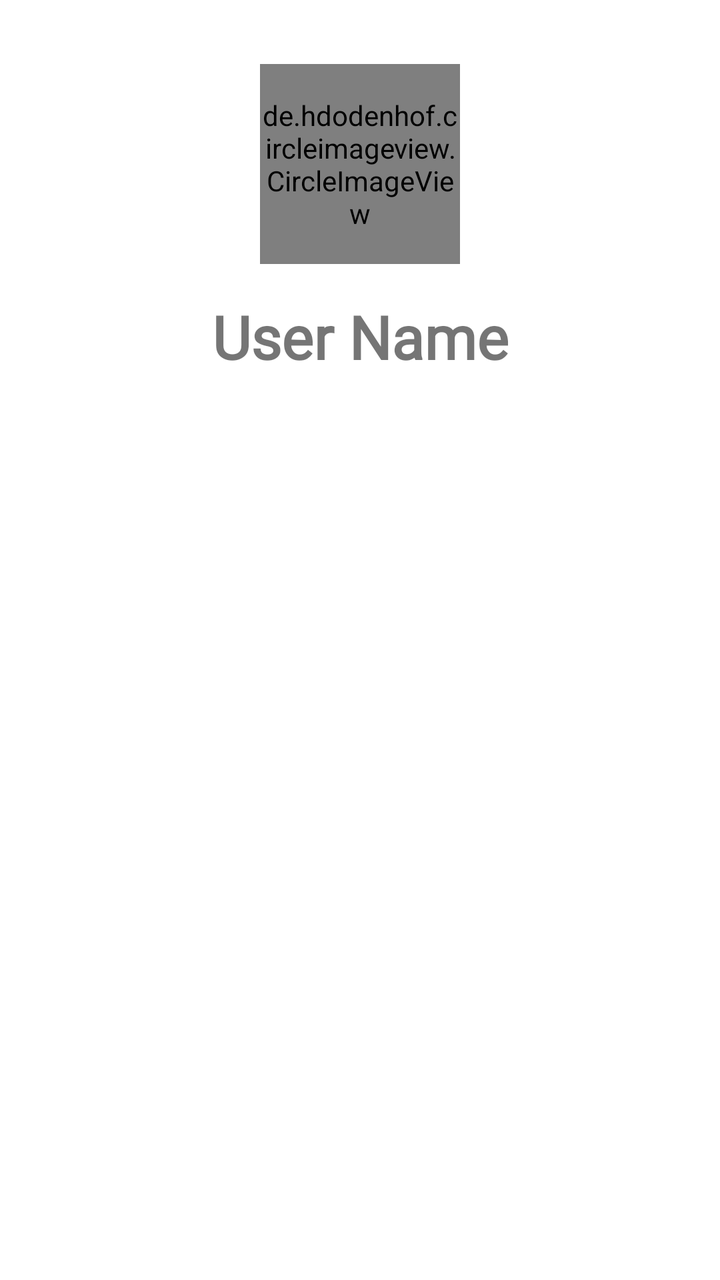
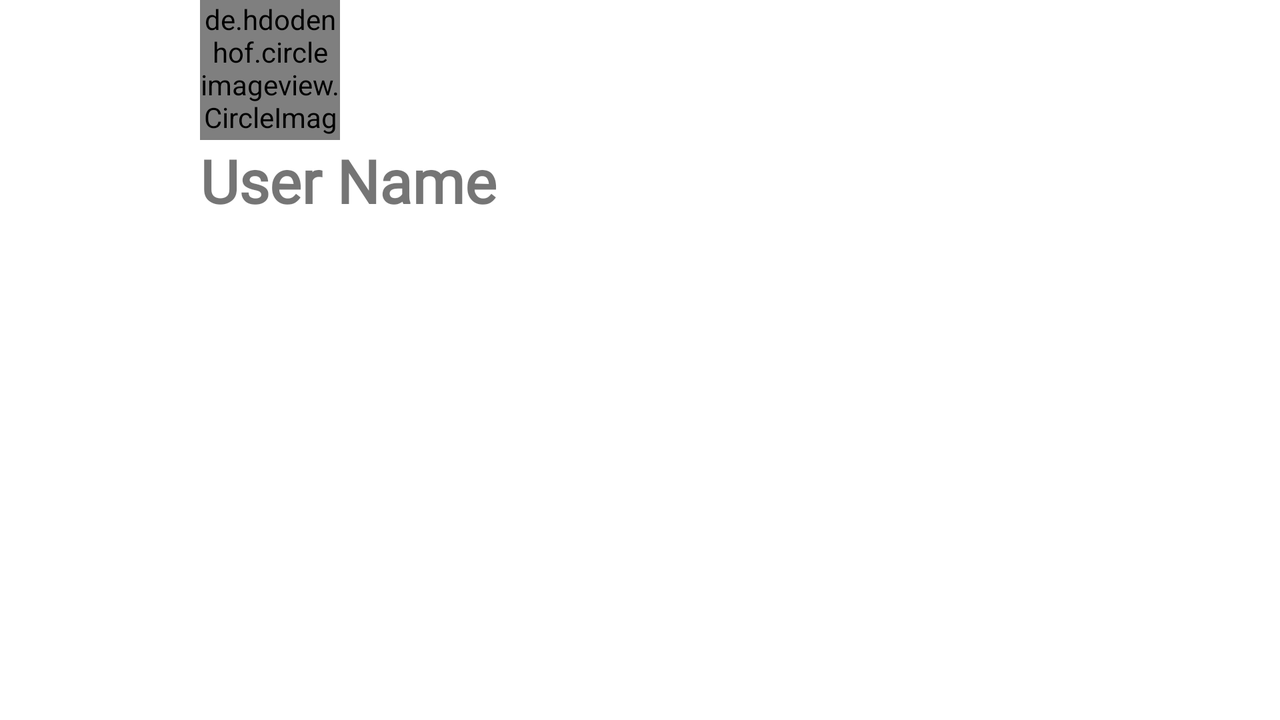

Compare how this app lays out the same screen by default and in its alternative resource folder. The renders come first, then the two layout files and the values they reference.
<!-- AndroidManifest.xml: application theme Theme.AddaBazi -->
<!-- res/layout/activity_user_profile.xml -->
<?xml version="1.0" encoding="utf-8"?>
<androidx.constraintlayout.widget.ConstraintLayout xmlns:android="http://schemas.android.com/apk/res/android"
    xmlns:app="http://schemas.android.com/apk/res-auto"
    xmlns:tools="http://schemas.android.com/tools"
    android:layout_width="match_parent"
    android:layout_height="match_parent"
    tools:context=".profile.UserProfileActivity">

    <de.hdodenhof.circleimageview.CircleImageView
        android:id="@+id/iv_ProfilePicture_UserProfileActivity"
        android:layout_width="100dp"
        android:layout_height="100dp"
        android:layout_marginTop="32dp"
        android:onClick="profilePictureBtnPressed"
        android:src="@drawable/default_profile_picture"
        app:layout_constraintEnd_toEndOf="parent"
        app:layout_constraintStart_toStartOf="parent"
        app:layout_constraintTop_toTopOf="parent" />

    <TextView
        android:id="@+id/tv_userName_userProfileInfo"
        android:layout_width="0dp"
        android:layout_height="wrap_content"
        android:layout_marginTop="16dp"
        android:fontFamily="@font/nerko_one_regular"
        android:gravity="center"
        android:textSize="30sp"
        android:textStyle="bold"
        app:layout_constraintEnd_toEndOf="parent"
        app:layout_constraintStart_toStartOf="parent"
        app:layout_constraintTop_toBottomOf="@+id/iv_ProfilePicture_UserProfileActivity"
        tools:text="@string/userName" />

    <com.google.android.material.tabs.TabLayout
        android:id="@+id/tl_userProfilrActivity"
        android:layout_width="match_parent"
        android:layout_height="0dp"
        app:layout_constraintEnd_toEndOf="parent"
        app:layout_constraintHorizontal_weight="3"
        app:layout_constraintStart_toStartOf="parent"
        app:layout_constraintTop_toBottomOf="@+id/tv_userName_userProfileInfo" />

    <androidx.viewpager.widget.ViewPager
        android:id="@+id/vp_userProfileActivity"
        android:layout_width="0dp"
        android:layout_height="0dp"
        app:layout_constraintBottom_toBottomOf="parent"
        app:layout_constraintEnd_toEndOf="parent"
        app:layout_constraintStart_toStartOf="parent"
        app:layout_constraintTop_toBottomOf="@+id/tl_userProfilrActivity" />


    <LinearLayout
        android:id="@+id/ll_logOutAndEditBtn"
        android:layout_width="0dp"
        android:layout_height="wrap_content"
        android:layout_marginLeft="16dp"
        android:orientation="horizontal"
        android:visibility="gone"
        android:weightSum="2"
        app:layout_constraintBottom_toBottomOf="parent"
        app:layout_constraintEnd_toEndOf="parent"
        app:layout_constraintStart_toStartOf="parent"
        tools:visibility="gone">

        <Button
            android:id="@+id/btn_editProfile_userProfileActivity"
            style="@style/Widget.MaterialComponents.Button.OutlinedButton"
            android:layout_width="0dp"
            android:layout_height="wrap_content"
            android:layout_margin="8dp"
            android:layout_marginStart="8dp"
            android:layout_marginEnd="8dp"
            android:layout_marginBottom="32dp"
            android:layout_weight="1"
            android:backgroundTint="@color/teal"
            android:onClick="editProfileBtnPressed"
            android:paddingLeft="32dp"
            android:paddingTop="8dp"
            android:paddingRight="32dp"
            android:paddingBottom="8dp"
            android:text="@string/edit"
            android:textColor="#FFFFFF"
            android:textStyle="bold"
            android:visibility="visible"
            app:cornerRadius="16dp"
            tools:visibility="visible" />

        <Button
            android:id="@+id/btnLogout_profileActivity_ID"
            style="@style/Widget.MaterialComponents.Button.OutlinedButton"
            android:layout_width="0dp"
            android:layout_height="wrap_content"
            android:layout_margin="8dp"
            android:layout_marginStart="8dp"
            android:layout_marginEnd="8dp"
            android:layout_marginBottom="32dp"
            android:layout_weight="1"
            android:backgroundTint="@color/red"
            android:onClick="btnLogoutClicked"
            android:paddingLeft="32dp"
            android:paddingTop="8dp"
            android:paddingRight="32dp"
            android:paddingBottom="8dp"
            android:text="@string/name_btn_logout"
            android:textColor="#FFFFFF"
            android:textStyle="bold"
            android:visibility="visible"
            app:cornerRadius="16dp"
            tools:visibility="visible" />
    </LinearLayout>

    <LinearLayout
        android:id="@+id/ll_sendFriendReq_userProfileActivity"
        android:layout_width="match_parent"
        android:layout_height="0dp"
        android:orientation="horizontal"
        android:visibility="gone"
        app:layout_constraintBottom_toBottomOf="parent"
        app:layout_constraintEnd_toEndOf="parent"
        app:layout_constraintStart_toStartOf="parent"
        tools:visibility="gone">

        <Button
            android:id="@+id/btn_sendFriendReq_userProfileActivity"
            android:layout_width="wrap_content"
            android:layout_height="wrap_content"
            android:layout_marginLeft="32dp"
            android:layout_marginRight="32dp"
            android:layout_weight="1"
            android:text="@string/sendFriendRequest"
            app:cornerRadius="16dp" />
    </LinearLayout>

    <LinearLayout
        android:id="@+id/ll_acceptFriendReq_userProfileActivity"
        android:layout_width="match_parent"
        android:layout_height="0dp"
        android:layout_marginLeft="32dp"
        android:layout_marginRight="32dp"
        android:orientation="horizontal"
        android:visibility="gone"
        app:layout_constraintBottom_toBottomOf="parent"
        app:layout_constraintEnd_toEndOf="parent"
        app:layout_constraintStart_toStartOf="parent"
        tools:visibility="gone">

        <Button
            android:id="@+id/btn_acceptFriend_userProfileActivity"
            style="@style/Widget.MaterialComponents.Button.OutlinedButton"
            android:layout_width="wrap_content"
            android:layout_height="wrap_content"
            android:layout_marginRight="16dp"
            android:layout_weight="1"
            android:backgroundTint="@color/green"
            android:text="@string/accept"
            android:textColor="#FFFFFF"
            android:textStyle="bold"
            app:cornerRadius="16dp" />

        <Button
            android:id="@+id/btn_rejectFriend_userProfileActivity"
            style="@style/Widget.MaterialComponents.Button.OutlinedButton"
            android:layout_width="wrap_content"
            android:layout_height="wrap_content"
            android:layout_weight="1"
            android:backgroundTint="@color/red"
            android:text="@string/reject"
            android:textColor="#FFFFFF"
            android:textStyle="bold"
            app:cornerRadius="16dp" />
    </LinearLayout>

    <LinearLayout
        android:id="@+id/ll_cancelFriendReq_userProfileActivity"
        android:layout_width="match_parent"
        android:layout_height="0dp"
        android:gravity="center"
        android:orientation="horizontal"
        android:visibility="gone"
        app:layout_constraintBottom_toBottomOf="parent"
        app:layout_constraintEnd_toEndOf="parent"
        app:layout_constraintStart_toStartOf="parent"
        tools:visibility="gone">

        <Button
            android:id="@+id/btn_cancelFriendRequest_userProfileActivity"
            android:layout_width="wrap_content"
            android:layout_height="wrap_content"
            android:backgroundTint="@color/red"
            android:text="@string/cancelFriendRequest"
            android:textStyle="bold"
            android:visibility="visible"
            app:cornerRadius="16dp"
            app:strokeColor="@color/black"
            app:strokeWidth="2dp" />
    </LinearLayout>

    <LinearLayout
        android:id="@+id/ll_unfriend_userProfileActivity"
        android:layout_width="match_parent"
        android:layout_height="0dp"
        android:layout_marginLeft="32dp"
        android:layout_marginRight="32dp"
        android:orientation="horizontal"
        android:visibility="gone"
        app:layout_constraintBottom_toBottomOf="parent"
        app:layout_constraintEnd_toEndOf="parent"
        app:layout_constraintStart_toStartOf="parent"
        tools:visibility="gone">

        <Button
            android:id="@+id/btn_unfriend_userProfileActivity"
            android:layout_width="0dp"
            android:layout_height="wrap_content"
            android:layout_marginRight="16dp"
            android:layout_weight="1"
            android:backgroundTint="@color/red"
            android:text="@string/unfriend"
            android:textStyle="bold"
            app:cornerRadius="16dp" />

        <Button
            android:id="@+id/btn_sendMessage_userProfileActivity"
            android:layout_width="0dp"
            android:layout_height="wrap_content"
            android:layout_marginLeft="16dp"
            android:layout_weight="1"
            android:backgroundTint="@color/yellow"
            android:text="@string/sendMessage"
            android:textColor="@color/black"
            android:textStyle="bold"
            app:cornerRadius="16dp" />
    </LinearLayout>


</androidx.constraintlayout.widget.ConstraintLayout>
<!-- resources referenced by this layout -->
<resources>
  <color name="black">#FF000000</color>
  <color name="green">#008000</color>
  <color name="red">#FF0000</color>
  <color name="teal">#008080</color>
  <color name="yellow">#FFFF00</color>
  <string name="accept">Accept</string>
  <string name="cancelFriendRequest">Cancel Friend Request</string>
  <string name="edit">Edit</string>
  <string name="name_btn_logout">Logout</string>
  <string name="reject">Reject</string>
  <string name="sendFriendRequest">Send Friend Request</string>
  <string name="sendMessage">send Message</string>
  <string name="unfriend">Unfriend</string>
  <string name="userName">User Name</string>
  <style name="Theme.AddaBazi" parent="Theme.MaterialComponents.DayNight.DarkActionBar">
          
          <item name="colorPrimary">@color/purple_500</item>
          <item name="colorPrimaryVariant">@color/purple_700</item>
          <item name="colorOnPrimary">@color/white</item>
          
          <item name="colorSecondary">@color/teal_200</item>
          <item name="colorSecondaryVariant">@color/teal_700</item>
          <item name="colorOnSecondary">@color/black</item>
          
          <item name="android:statusBarColor" tools:targetApi="l">?attr/colorPrimaryVariant</item>
          
      </style>
  <color name="purple_500">#FF6200EE</color>
  <color name="purple_700">#FF3700B3</color>
  <color name="white">#FFFFFFFF</color>
  <color name="teal_200">#FF03DAC5</color>
  <color name="teal_700">#FF018786</color>
</resources>
<!-- res/layout-land/activity_user_profile.xml (the repository's variant of the layout above) -->
<!-- drawn on the phone turned sideways -->
<?xml version="1.0" encoding="utf-8"?>
<androidx.constraintlayout.widget.ConstraintLayout xmlns:android="http://schemas.android.com/apk/res/android"
    xmlns:app="http://schemas.android.com/apk/res-auto"
    xmlns:tools="http://schemas.android.com/tools"
    android:layout_width="match_parent"
    android:layout_height="match_parent"
    tools:context=".profile.UserProfileActivity">

    <de.hdodenhof.circleimageview.CircleImageView
        android:id="@+id/iv_ProfilePicture_UserProfileActivity"
        android:layout_width="70dp"
        android:layout_height="70dp"
        android:layout_marginLeft="100dp"
        android:onClick="profilePictureBtnPressed"
        android:src="@drawable/default_profile_picture"
        app:layout_constraintStart_toStartOf="parent"
        app:layout_constraintTop_toTopOf="parent" />

    <TextView
        android:id="@+id/tv_userName_userProfileInfo"
        android:layout_width="0dp"
        android:layout_height="wrap_content"
        android:layout_marginLeft="100dp"
        android:fontFamily="@font/nerko_one_regular"
        android:gravity="center"
        android:textSize="30sp"
        android:textStyle="bold"
        app:layout_constraintStart_toStartOf="parent"
        app:layout_constraintTop_toBottomOf="@+id/iv_ProfilePicture_UserProfileActivity"
        tools:text="@string/userName" />

    <com.google.android.material.tabs.TabLayout
        android:id="@+id/tl_userProfilrActivity"
        android:layout_width="match_parent"
        android:layout_height="0dp"
        app:layout_constraintEnd_toEndOf="parent"
        app:layout_constraintHorizontal_weight="3"
        app:layout_constraintStart_toStartOf="parent"
        app:layout_constraintTop_toBottomOf="@+id/tv_userName_userProfileInfo" />

    

    <androidx.viewpager.widget.ViewPager
        android:id="@+id/vp_userProfileActivity"
        android:layout_width="0dp"
        android:layout_height="0dp"
        app:layout_constraintBottom_toBottomOf="parent"
        app:layout_constraintEnd_toEndOf="parent"
        app:layout_constraintStart_toStartOf="parent"
        app:layout_constraintTop_toBottomOf="@+id/tl_userProfilrActivity" />


    <LinearLayout
        android:id="@+id/ll_logOutAndEditBtn"
        android:layout_width="0dp"
        android:layout_height="wrap_content"
        android:gravity="center"
        android:orientation="horizontal"
        android:visibility="gone"
        android:weightSum="2"
        app:layout_constraintBottom_toTopOf="@+id/tl_userProfilrActivity"
        app:layout_constraintEnd_toEndOf="parent"
        app:layout_constraintStart_toEndOf="@+id/iv_ProfilePicture_UserProfileActivity"
        app:layout_constraintTop_toTopOf="parent"
        tools:visibility="gone">

        <Button
            android:id="@+id/btn_editProfile_userProfileActivity"
            style="@style/Widget.MaterialComponents.Button.OutlinedButton"
            android:layout_width="0dp"
            android:layout_height="wrap_content"
            android:layout_margin="8dp"
            android:layout_marginStart="8dp"
            android:layout_marginEnd="8dp"
            android:layout_marginBottom="32dp"
            android:layout_weight="1"
            android:backgroundTint="@color/teal"
            android:onClick="editProfileBtnPressed"
            android:paddingLeft="32dp"
            android:paddingTop="8dp"
            android:paddingRight="32dp"
            android:paddingBottom="8dp"
            android:text="@string/edit"
            android:textColor="#FFFFFF"
            android:textStyle="bold"
            android:visibility="visible"
            app:cornerRadius="16dp"
            tools:visibility="visible" />

        <Button
            android:id="@+id/btnLogout_profileActivity_ID"
            style="@style/Widget.MaterialComponents.Button.OutlinedButton"
            android:layout_width="0dp"
            android:layout_height="wrap_content"
            android:layout_margin="8dp"
            android:layout_marginStart="8dp"
            android:layout_marginEnd="8dp"
            android:layout_marginBottom="32dp"
            android:layout_weight="1"
            android:backgroundTint="@color/red"
            android:onClick="btnLogoutClicked"
            android:paddingLeft="32dp"
            android:paddingTop="8dp"
            android:paddingRight="32dp"
            android:paddingBottom="8dp"
            android:text="@string/name_btn_logout"
            android:textColor="#FFFFFF"
            android:textStyle="bold"
            android:visibility="visible"
            app:cornerRadius="16dp"
            tools:visibility="visible" />
    </LinearLayout>

    <LinearLayout
        android:id="@+id/ll_sendFriendReq_userProfileActivity"
        android:layout_width="match_parent"
        android:layout_height="0dp"
        android:layout_marginStart="200dp"
        android:gravity="center"
        android:orientation="horizontal"
        android:visibility="gone"
        app:layout_constraintBottom_toTopOf="@+id/tl_userProfilrActivity"
        app:layout_constraintEnd_toEndOf="parent"
        app:layout_constraintStart_toStartOf="parent"
        app:layout_constraintTop_toTopOf="parent"
        tools:visibility="gone">

        <Button
            android:id="@+id/btn_sendFriendReq_userProfileActivity"
            android:layout_width="wrap_content"
            android:layout_height="wrap_content"
            android:layout_marginLeft="32dp"
            android:layout_marginRight="32dp"
            android:layout_weight="1"
            android:text="@string/sendFriendRequest"
            app:cornerRadius="16dp" />
    </LinearLayout>

    <LinearLayout
        android:id="@+id/ll_acceptFriendReq_userProfileActivity"
        android:layout_width="0dp"
        android:layout_height="0dp"
        android:layout_marginRight="32dp"
        android:gravity="center"
        android:orientation="horizontal"
        android:visibility="gone"
        app:layout_constraintBottom_toTopOf="@+id/tl_userProfilrActivity"
        app:layout_constraintEnd_toEndOf="parent"
        app:layout_constraintStart_toEndOf="@+id/iv_ProfilePicture_UserProfileActivity"
        app:layout_constraintTop_toTopOf="parent"
        tools:visibility="gone">

        <Button
            android:id="@+id/btn_acceptFriend_userProfileActivity"
            style="@style/Widget.MaterialComponents.Button.OutlinedButton"
            android:layout_width="wrap_content"
            android:layout_height="wrap_content"
            android:layout_marginRight="16dp"
            android:layout_weight="1"
            android:backgroundTint="@color/green"
            android:text="@string/accept"
            android:textColor="#FFFFFF"
            android:textStyle="bold"
            app:cornerRadius="16dp" />

        <Button
            android:id="@+id/btn_rejectFriend_userProfileActivity"
            style="@style/Widget.MaterialComponents.Button.OutlinedButton"
            android:layout_width="wrap_content"
            android:layout_height="wrap_content"
            android:layout_weight="1"
            android:backgroundTint="@color/red"
            android:text="@string/reject"
            android:textColor="#FFFFFF"
            android:textStyle="bold"
            app:cornerRadius="16dp" />
    </LinearLayout>

    <LinearLayout
        android:id="@+id/ll_cancelFriendReq_userProfileActivity"
        android:layout_width="0dp"
        android:layout_height="0dp"
        android:gravity="center"
        android:orientation="horizontal"
        android:visibility="gone"
        app:layout_constraintBottom_toTopOf="@+id/tl_userProfilrActivity"
        app:layout_constraintEnd_toEndOf="parent"
        app:layout_constraintStart_toEndOf="@+id/iv_ProfilePicture_UserProfileActivity"
        app:layout_constraintTop_toTopOf="parent"
        tools:visibility="gone">

        <Button
            android:id="@+id/btn_cancelFriendRequest_userProfileActivity"
            android:layout_width="wrap_content"
            android:layout_height="wrap_content"
            android:backgroundTint="@color/red"
            android:text="@string/cancelFriendRequest"
            android:textStyle="bold"
            android:visibility="visible"
            app:cornerRadius="16dp"
            app:strokeColor="@color/black"
            app:strokeWidth="2dp" />
    </LinearLayout>

    <LinearLayout
        android:id="@+id/ll_unfriend_userProfileActivity"
        android:layout_width="0dp"
        android:layout_height="0dp"
        android:layout_marginRight="32dp"
        android:gravity="center"
        android:orientation="horizontal"
        android:visibility="gone"
        app:layout_constraintBottom_toTopOf="@+id/tl_userProfilrActivity"
        app:layout_constraintEnd_toEndOf="parent"
        app:layout_constraintStart_toEndOf="@+id/iv_ProfilePicture_UserProfileActivity"
        app:layout_constraintTop_toTopOf="parent"
        tools:visibility="gone">

        <Button
            android:id="@+id/btn_unfriend_userProfileActivity"
            android:layout_width="0dp"
            android:layout_height="wrap_content"
            android:layout_marginRight="16dp"
            android:layout_weight="1"
            android:backgroundTint="@color/red"
            android:text="@string/unfriend"
            android:textStyle="bold"
            app:cornerRadius="16dp" />

        <Button
            android:id="@+id/btn_sendMessage_userProfileActivity"
            android:layout_width="0dp"
            android:layout_height="wrap_content"
            android:layout_marginLeft="16dp"
            android:layout_weight="1"
            android:backgroundTint="@color/yellow"
            android:text="@string/sendMessage"
            android:textColor="@color/black"
            android:textStyle="bold"
            app:cornerRadius="16dp" />
    </LinearLayout>


</androidx.constraintlayout.widget.ConstraintLayout>
